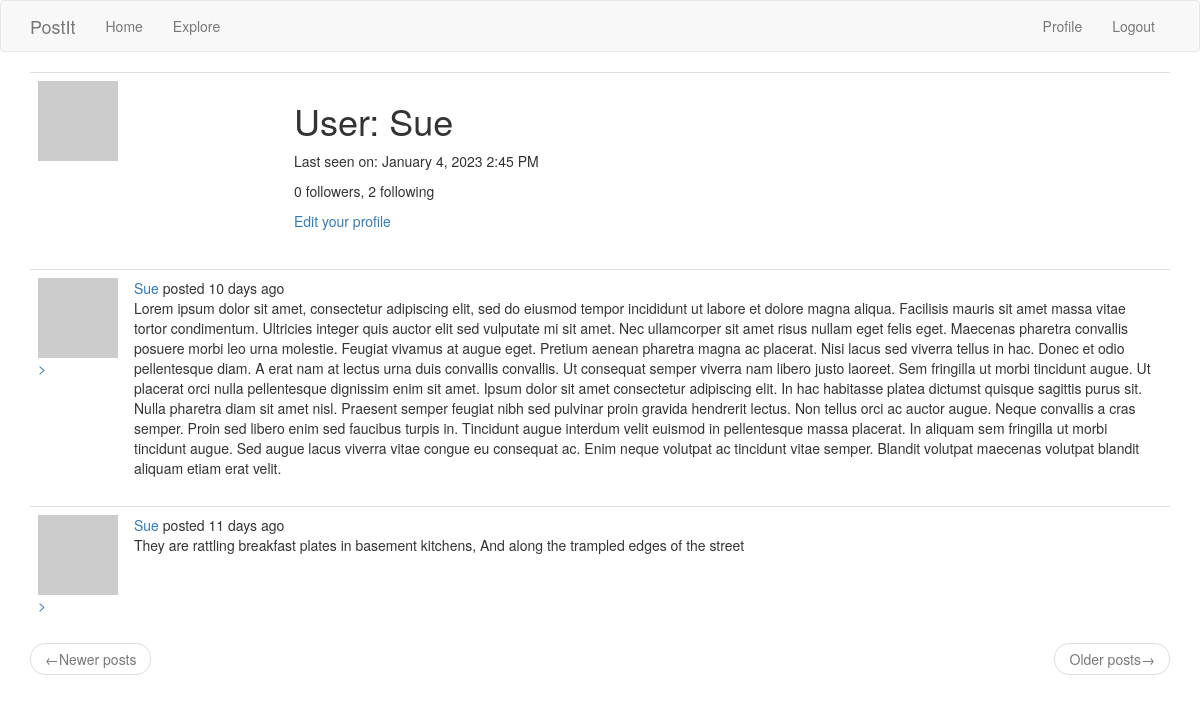
The page /user/Sue (signed in) on the database its author committed.
### app/models.py (models this page shows, shortened)
class User(UserMixin, db.Model):
    id = db.Column(db.Integer, primary_key=True)
    username = db.Column(db.String(64), index=True, unique=True)
    email = db.Column(db.String(120), index=True, unique=True)
    password_hash = db.Column(db.String(128))
    posts = db.relationship('Post', backref='author', lazy='dynamic')
    about_me = db.Column(db.String(140))
    last_seen = db.Column(db.DateTime, default=datetime.utcnow)
    followed = db.relationship(
        'User', secondary=followers,
        primaryjoin=(followers.c.follower_id == id),
        secondaryjoin=(followers.c.followed_id == id),
        backref=db.backref('followers', lazy='dynamic'), lazy='dynamic')
    def avatar(self, size):
        digest = md5(self.email.lower().encode('utf-8')).hexdigest()
        return 'https://www.gravatar.com/avatar/{}?d=identicon&s={}'.format(digest, size)

class Post(db.Model):
    id = db.Column(db.Integer, primary_key=True)
    body = db.Column(db.String(140))
    timestamp = db.Column(db.DateTime, index=True, default=datetime.utcnow)
    user_id = db.Column(db.Integer, db.ForeignKey('user.id'))

### app/main/routes.py (the view)
@bp.route('/user/<username>')
@login_required
def user(username):
    user = User.query.filter_by(username=username).first_or_404()
    page = request.args.get('page', 1, type=int)
    posts = user.posts.order_by(Post.timestamp.desc()).paginate(
        page=page, per_page=current_app.config['POSTS_PER_PAGE'],
        error_out=False)
    next_url = url_for('main.user', username=user.username,
                       page=posts.next_num) if posts.has_next else None
    prev_url = url_for('main.user', username=user.username,
                       page=posts.prev_num) if posts.has_prev else None
    form = EmptyForm()
    return render_template('user.html', user=user, posts=posts.items,
                           next_url=next_url, prev_url=prev_url, form=form)

### app/main/routes.py (called while the page is built)
@bp.before_app_request
def before_request():
    if current_user.is_authenticated:
        current_user.last_seen = datetime.utcnow()
        db.session.commit()
    g.locale = str(get_locale())

### app/models.py (called while the page is built)
@login.user_loader
def load_user(id):
    return User.query.get(int(id))

### app/templates/user.html (shortened to what this page needs)
{% extends "base.html" %}
{% block app_content %}
  <table class="table table-hover">
    <tr>
      <td width="256px"><img src="{{ user.avatar(256) }}"></td>
      <td>
        <h1>{{ _('User') }}: {{ user.username }}</h1>
        {% if user.last_seen %}
        <p>{{ _('Last seen on') }}: {{ moment(user.last_seen).format('LLL') }}</p>
        {% endif %}
        <p>{{ _('%(count)d followers', count=user.followers.count()) }},
          {{ _('%(count)d following', count=user.followed.count()) }}</p>
        {% if user == current_user %}
        <p><a href="{{ url_for('main.edit_profile') }}">{{ _('Edit your profile') }}</a></p>
        {% endif %}
      </td>
    </tr>
  </table>
  {% for post in posts %}
    {% include '_post.html' %}
  {% endfor %}
  <nav aria-label="...">
    <ul class="pager">
      <li class="previous{% if not prev_url %} disabled{% endif %}">
        <a href="{{ prev_url or '#' }}">
          <span aria-hidden="true">&larr;</span>{{ _('Newer posts') }}
        </a>
      </li>
      <li class="next{% if not next_url %} disabled{% endif %}">
        <a href="{{ next_url or '#' }}">
          {{ _('Older posts') }}<span aria-hidden="true">&rarr;</span>
        </a>
      </li>
    </ul>
  </nav>
{% endblock %}

### app/templates/_post.html (shortened to what this page needs)
<table class="table table-hover">
  <tr>
    <td width="70px">
      <a href="{{ url_for('main.user', username=post.author.username) }}"><img src="{{ post.author.avatar(70) }}"</a>
        ></td>
    <td>
      {{ _('%(username)s posted %(when)s', username=user_link, when=moment(post.timestamp).fromNow()) }} <br>{{ post.body }}
    </td>
  </tr>
</table>

### rows shown on the page
User: username "Sue", last_seen "January 4, 2023 2:45 PM"
Post: body "Lorem ipsum dolor sit amet, consectetur adipiscing elit, sed do eiusmod tempor incididunt ut labore et dolore magna aliqua. Facilisis mauris sit amet massa vitae tortor condimentum. Ultricies integer quis auctor elit sed vulputate mi sit amet. Nec ullamcorper sit amet risus nullam eget felis eget. Maecenas pharetra convallis posuere morbi leo urna molestie. Feugiat vivamus at augue eget. Pretium aenean pharetra magna ac placerat. Nisi lacus sed viverra tellus in hac. Donec et odio pellentesque diam. A erat nam at lectus urna duis convallis convallis. Ut consequat semper viverra nam libero justo laoreet. Sem fringilla ut morbi tincidunt augue. Ut placerat orci nulla pellentesque dignissim…"
Post: body "They are rattling breakfast plates in basement kitchens, And along the trampled edges of the street"
